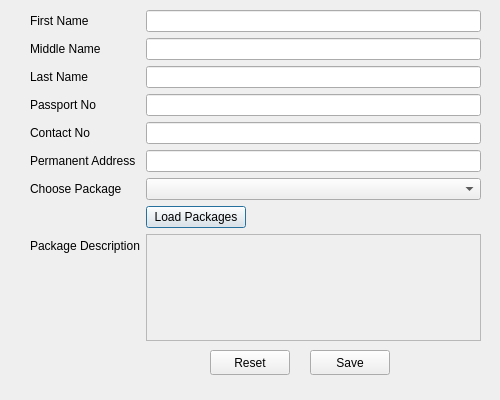
<?xml version="1.0" encoding="UTF-8"?>
<ui version="4.0">
 <class>RegisterTourist</class>
 <widget class="QDialog" name="RegisterTourist">
  <property name="geometry">
   <rect>
    <x>0</x>
    <y>0</y>
    <width>500</width>
    <height>400</height>
   </rect>
  </property>
  <property name="maximumSize">
   <size>
    <width>500</width>
    <height>400</height>
   </size>
  </property>
  <property name="windowTitle">
   <string>Register Tourist</string>
  </property>
  <widget class="QWidget" name="formLayoutWidget">
   <property name="geometry">
    <rect>
     <x>30</x>
     <y>10</y>
     <width>451</width>
     <height>331</height>
    </rect>
   </property>
   <layout class="QFormLayout" name="formLayout">
    <item row="0" column="0">
     <widget class="QLabel" name="label">
      <property name="text">
       <string>First Name</string>
      </property>
     </widget>
    </item>
    <item row="0" column="1">
     <widget class="QLineEdit" name="txtFirstName"/>
    </item>
    <item row="1" column="0">
     <widget class="QLabel" name="label_2">
      <property name="text">
       <string>Middle Name</string>
      </property>
     </widget>
    </item>
    <item row="1" column="1">
     <widget class="QLineEdit" name="txtMiddleName"/>
    </item>
    <item row="2" column="0">
     <widget class="QLabel" name="label_3">
      <property name="text">
       <string>Last Name</string>
      </property>
     </widget>
    </item>
    <item row="2" column="1">
     <widget class="QLineEdit" name="txtLastName"/>
    </item>
    <item row="3" column="0">
     <widget class="QLabel" name="label_4">
      <property name="text">
       <string>Passport No</string>
      </property>
     </widget>
    </item>
    <item row="3" column="1">
     <widget class="QLineEdit" name="txtPassportNo"/>
    </item>
    <item row="4" column="0">
     <widget class="QLabel" name="label_5">
      <property name="text">
       <string>Contact No</string>
      </property>
     </widget>
    </item>
    <item row="4" column="1">
     <widget class="QLineEdit" name="txtContactNo"/>
    </item>
    <item row="5" column="0">
     <widget class="QLabel" name="label_6">
      <property name="text">
       <string>Permanent Address</string>
      </property>
     </widget>
    </item>
    <item row="5" column="1">
     <widget class="QLineEdit" name="txtPermanentAddress"/>
    </item>
    <item row="11" column="1">
     <widget class="QTextEdit" name="txtPackageDescription">
      <property name="enabled">
       <bool>false</bool>
      </property>
     </widget>
    </item>
    <item row="11" column="0">
     <widget class="QLabel" name="label_8">
      <property name="text">
       <string>Package Description</string>
      </property>
     </widget>
    </item>
    <item row="6" column="1">
     <widget class="QComboBox" name="cmbChoosePackage"/>
    </item>
    <item row="10" column="1">
     <widget class="QPushButton" name="loadPakcage">
      <property name="maximumSize">
       <size>
        <width>100</width>
        <height>25</height>
       </size>
      </property>
      <property name="text">
       <string>Load Packages</string>
      </property>
     </widget>
    </item>
    <item row="6" column="0">
     <widget class="QLabel" name="label_7">
      <property name="text">
       <string>Choose Package</string>
      </property>
     </widget>
    </item>
   </layout>
  </widget>
  <widget class="QPushButton" name="btnSave">
   <property name="geometry">
    <rect>
     <x>310</x>
     <y>350</y>
     <width>80</width>
     <height>25</height>
    </rect>
   </property>
   <property name="text">
    <string>Save</string>
   </property>
  </widget>
  <widget class="QPushButton" name="btnReset">
   <property name="geometry">
    <rect>
     <x>210</x>
     <y>350</y>
     <width>80</width>
     <height>25</height>
    </rect>
   </property>
   <property name="text">
    <string>Reset</string>
   </property>
  </widget>
 </widget>
 <resources/>
 <connections/>
</ui>
